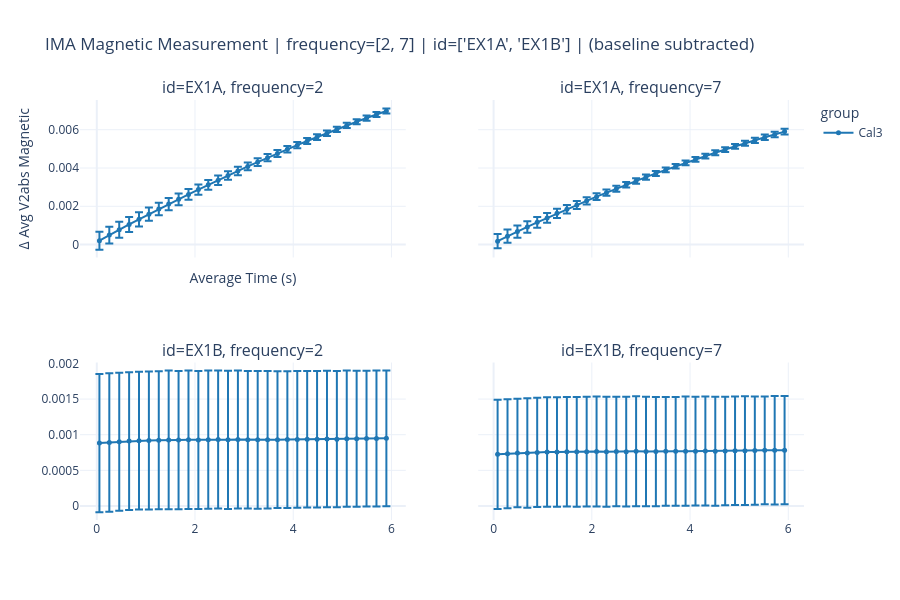

The cell this chart's notebook holds for it:
### Code cell
# Cell 8 – Combined Faceting (ID × Frequency)
# Grid of subplots: rows = ID, columns = frequency
# Filter to a subset to keep the grid manageable
fig = plot_magnetic_vs_time(
    df_sub,
    facet_by=["id", "frequency"],
    filter_id=["EX1A", "EX1B"],
    filter_frequency=[2, 7],
    use_baseline_subtracted=True,
    show_error_bars=True,
)
fig.update_layout(height=600)
fig.show()
